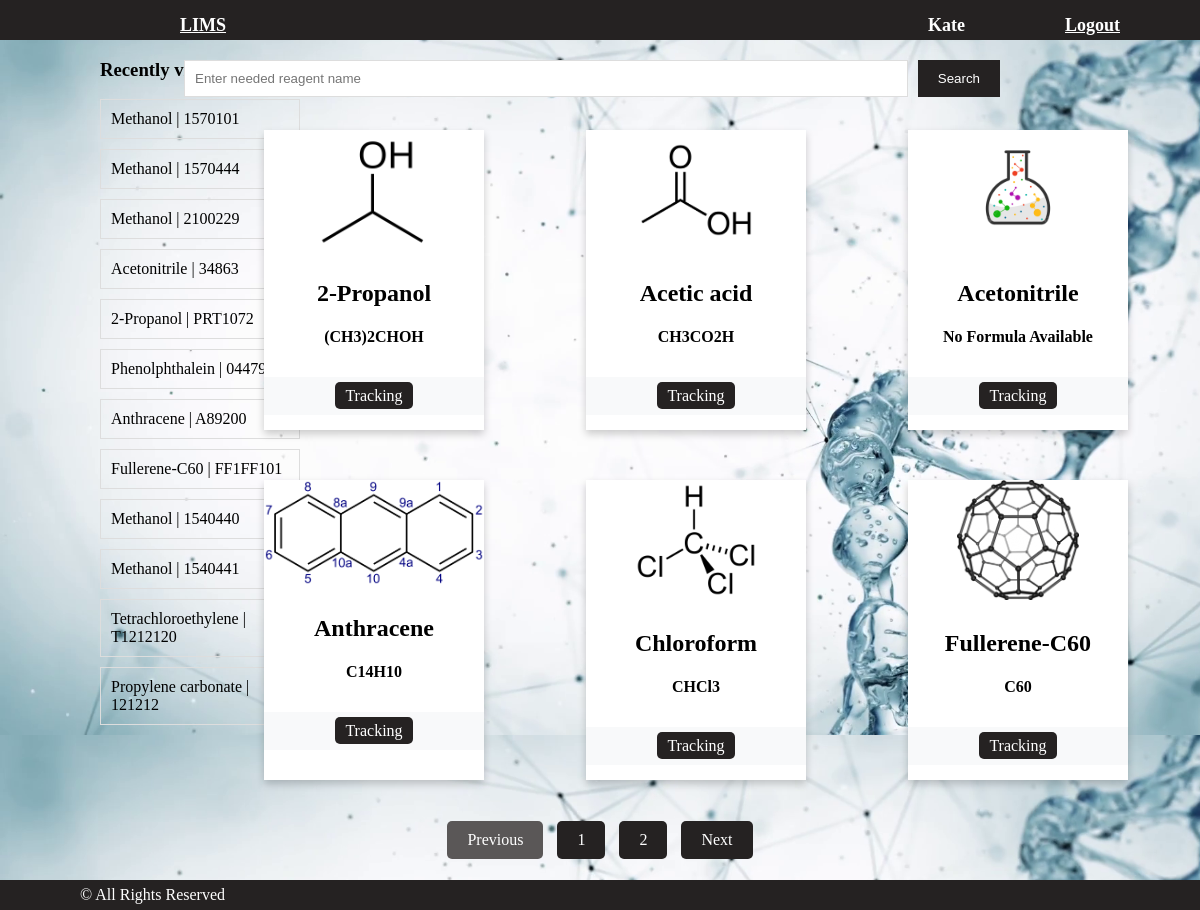
The app's page /main/ (signed in) with its own data.
### users/models.py (models this page shows)
class User(AbstractUser):
    image = models.ImageField(upload_to='users_images', blank=True)
    position = models.CharField(blank=True, max_length=50)

### main/models.py (models this page shows, shortened)
class Batch(models.Model):
    batch_number = models.CharField(blank=False, max_length=10)
    reagent = models.ForeignKey('Reagent', on_delete=models.CASCADE)
    quantity = models.DecimalField(max_digits=10, decimal_places=2)
    units = models.CharField(max_length=10)

class Reagent(models.Model):
    name = models.CharField(blank=False, max_length=50)
    synonyms = models.CharField(blank=True, max_length=100)
    formula = models.CharField(blank=True, max_length=50)
    CAS = models.CharField(max_length=15)
    molecular_weight = models.DecimalField(max_digits=10, decimal_places=2)
    image = models.ImageField(blank=True, upload_to='uploads')
    def __str__(self):
        return self.name

### main/views.py (the view)
# urls.py: path('main/', main, name='main'),
def main(request, page=1):
    query = request.GET.get('q')
    if query:
        samples = Reagent.objects.filter(name__icontains=query)
        if samples.exists():
            sample = samples.first()
            context = {
                'title': 'LIMS - Inventory Management',
                'samples': [sample],
                'batcn_nums': Batch.objects.all(),
            }
            return render(request, 'main/main.html', context)
        else:
            context = {
                'title': 'LIMS - Inventory Management',
                'samples': [],
                'batcn_nums': Batch.objects.all(),
                'message': "Sorry, there are no matches for your search",
            }
            return render(request, 'main/main.html', context)
    else:
        samples = Reagent.objects.all().order_by('name')
        context = {
            'title': 'LIMS - Inventory Management',
            'samples': samples,
            'batcn_nums': Batch.objects.all(),
        }
        paginator = Paginator(samples, 6)
        samples_paginator = paginator.page(page)
        context.update({'samples':samples_paginator})
        return render(request, 'main/main.html', context)

### main/templates/main/main.html (shortened to what this page needs)
<!DOCTYPE html>
{% extends 'main/base.html' %}
{% load static %}
{% block css %}
    <link href="{% static 'css/main.css' %}" rel="stylesheet">
{% endblock %}
{% block content %}
    <div class="container-main">
        <div class="row">
            <div class="context-extrnl">
                <h3 class="my-4">Recently viewed</h3>
                <div class="list-group">
                    {% for batcn_num in batcn_nums %}
                        <a href="#" class="list-group-item"> {{ batcn_num.reagent }} | {{ batcn_num.batch_number }}</a>
                    {% endfor %}
                </div>
            </div>
            <form action="{% url 'main' %}" method="GET">
                <input type="text" name="q" placeholder="Enter needed reagent name">
                <button type="submit">Search</button>
            </form>
                <div class="context-1">
                    <div class="row">
                        {% if samples %}
                        {% for sample in samples %}
                            <div class="card-main">
                                <div class="card">
                                    {% if sample.image %}
                                    <img class="card-img" src="{{ sample.image.url }}" alt="">
                                    {% else %}
                                    <img class="card-img" src="/static/img/default_image.png" alt="">
                                    {% endif %}
                                    <div class="card-body">
                                        <h3 class="card-title"><h2>{{ sample.name }}</h2>
                                        <h4>{% if sample.formula %}
                                            {{ sample.formula }}
                                            {% else %}
                                            No Formula Available
                                            {% endif %}</h4>
                                    </div>
                                    <div class="card_footer">
                                        <a class="btn-success" href="{% url 'tracking' reagent_id=sample.id %}">Tracking</a>
                                    </div>
                                </div>
                            </div>
                        {% endfor %}
                    {% endif %}
                </div>
            </div>
        </div>
    </div>
    <nav aria-label="Page-navigation">
        <ul class="pagination">
            <li class="page-item {% if not samples.has_previous %} disabled {% endif %}">
                <a class="page-link"
                href="{% if samples.has_previous %} {% url 'page' samples.previous_page_number %} {% else %} # {% endif %}"
                tabindex="-1" aria-disabled="{% if not samples.has_previous %}true{% endif %}">
                    Previous
                </a>
            </li>
            {% for page in samples.paginator.page_range %}
                <li class="page-item">
                    <a class="page-link" href="{% url 'page' page %}">
                        {{ page }}
                    </a>
                </li>
            {% endfor %}
            <li class="page-item {% if not samples.has_next %} disabled {% endif %}">
                <a class="page-link"
                href="{% if samples.has_next %} {% url 'page' samples.next_page_number %} {% else %} # {% endif %}"
                aria-disabled="{% if not samples.has_next %}true{% endif %}">
                    Next
                </a>
            </li>
        </ul>
    </nav>
{% endblock %}

### main/templates/main/base.html (shortened to what this page needs)
<!DOCTYPE html>
{% load static %}
<html lang="en">
<head>
    <link href="{% static 'css/base.css' %}" rel="stylesheet">
    {% block css %}
    {% endblock %}
</head>
<body>
<nav class="navbar_main">
    <div class="container">
        <a class="navbar-brand" href="{% url 'index' %}">LIMS</a>
        <div class="navbar-collapse" id="navbarResponsive">
            <ul class="navbar-auth">
                {% if user.is_authenticated %}
                    <li class="nav-item">
                        <a class="nav-link">{{ user.username }}</a>
                    </li>
                    <li class="nav-item">
                        <a class="nav-link" href="{% url 'logout' %}">Logout</a>
                    </li>
                {% else %}
                    <li class="nav-item">
                        <a class="nav-link" href="{% url 'login' %}">Login <i class="fas fa-sign-in-alt"></i></a>
                    </li>
                {% endif %}
            </ul>
        </div>
    </div>
</nav>
{% block content %}
{% endblock %}
<footer class="footer">
    <div class="container">
        <p class="footer-text">&copy; All Rights Reserved </p>
    </div>
</footer>
</body>
</html>

### static/css/base.css (style rules this page uses)
.navbar_main { background-color: rgb(37, 34, 34); height: 40px; }
.container { display: flex; justify-content: space-between; align-items: center; padding: 10px 80px; height: 30px; }
.navbar-brand { color: white; font-size: 18px; font-weight: bold; padding-left: 100px; }
.navbar-collapse { display: flex; align-items: center; }
.navbar-auth { list-style-type: none; padding: 0; display: flex; }
.nav-item { margin-left: 100px; }
.nav-link { color: white; font-size: 18px; font-weight: bold; margin-top: 20px; }
.footer { text-align: center; background-color: rgb(37, 34, 34); position: fixed; bottom: 0; height: 30px; display: flex; justify-content: space-between; align-items: center; width: 100%; }
.footer-text { color: white; text-align: center; display: inline-block; }

### static/css/main.css (style rules this page uses)
body { margin: 0; padding: 0; background-image: url(/static/img/wallpaper_tracking.png); background-size:cover; }
.container-main { display: flex; flex-direction: column; align-items: flex-start; padding-left: 100px; }
.row { display: flex; flex-direction: row; align-items: flex-start; }
.context-extrnl { float: left; width: 200px; margin-right: 20px; }
.list-group a { display: block; color: #000; padding: 10px; text-decoration: none; border: 1px solid #ddd; margin-bottom: 10px; }
form { position: absolute; top: 60px; right: 0; display: flex; margin-bottom: 20px; margin-right: 200px; width: 68%; }
form input[type="text"] { flex-grow: 1; border: 1px solid #ddd; padding: 10px; margin-right: 10px; }
form button { padding: 10px 20px; border: none; background-color: rgb(37, 34, 34); color: #fff; cursor: pointer; }
.context-1 { position: absolute; right: 0; top: 130px; display: flex; flex-wrap: wrap; justify-content: flex-start; width: 78%; margin-left: 240px; padding-bottom: 100px; }
.context-1 .row { display: flex; flex-wrap: wrap; justify-content: flex-start; gap: 20px 30px; width: 1060px; }
.card-main { width: calc((100% / 3) - 20px); margin-bottom: 30px; }
.card { width: 220px; height: 300px; box-shadow: 0 4px 8px 0 rgba(0, 0, 0, 0.2); transition: 0.3s; background: #fff; }
.card-img { width: auto; height: auto; max-width: 100%; max-height: 40%; display: block; margin: auto; }
.card-body { padding: 10px; text-align: center; }
.card-title { font-size: 16px; margin-bottom: 10px; }
.card_footer { padding: 10px; background-color: #f8f9fa; text-align: center; }
.card_footer a { color: #fff; background-color: rgb(37, 34, 34); padding: 5px 10px; text-decoration: none; border-radius: 5px; }
nav[aria-label="Page-navigation"] { position: fixed; bottom: 15px; width: 100%; text-align: center; margin-top: 20px; }
.pagination { display: inline-block; list-style: none; padding: 0; padding-bottom: 20px; }
.page-item { display: inline; margin: 0 5px; }
.page-link { display: inline-block; padding: 10px 20px; color: #fff; background-color: rgb(37, 34, 34); border-radius: 5px; text-decoration: none; transition: background-color 0.3s; }
.page-item.disabled .page-link { pointer-events: none; color: #fff; background-color: rgb(90, 87, 87); }

### records on screen
User: username "Kate"
Batch: reagent "Methanol", batch_number "1570101"
Batch: reagent "Methanol", batch_number "1570444"
Batch: reagent "Methanol", batch_number "2100229"
Batch: reagent "Acetonitrile", batch_number "34863"
Batch: reagent "2-Propanol", batch_number "PRT1072"
Batch: reagent "Phenolphthalein", batch_number "04479"
Batch: reagent "Anthracene", batch_number "A89200"
Batch: reagent "Fullerene-C60", batch_number "FF1FF101"
Batch: reagent "Methanol", batch_number "1540440"
Batch: reagent "Methanol", batch_number "1540441"
Batch: reagent "Tetrachloroethylene", batch_number "T1212120"
Batch: reagent "Propylene carbonate", batch_number "121212"
Reagent: image (picture), name "2-Propanol", formula "(CH3)2CHOH"
Reagent: image (picture), name "Acetic acid", formula "CH3CO2H"
Reagent: name "Acetonitrile", formula "No Formula Available"
Reagent: image (picture), name "Anthracene", formula "C14H10"
Reagent: image (picture), name "Chloroform", formula "CHCl3"
Reagent: image (picture), name "Fullerene-C60", formula "C60"

### other values on screen
{{ page }} "1" "2"
